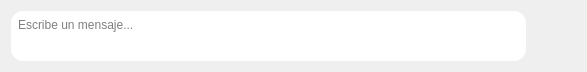
<?xml version="1.0" encoding="UTF-8"?>
<ui version="4.0">
 <class>MessageInput</class>
 <widget class="QWidget" name="MessageInput">
  <property name="geometry">
   <rect>
    <x>0</x>
    <y>0</y>
    <width>587</width>
    <height>70</height>
   </rect>
  </property>
  <property name="focusPolicy">
   <enum>Qt::ClickFocus</enum>
  </property>
  <property name="windowTitle">
   <string>Form</string>
  </property>
  <property name="styleSheet">
   <string notr="true"/>
  </property>
  <layout class="QVBoxLayout" name="verticalLayout">
   <item>
    <layout class="QHBoxLayout" name="horizontalLayout">
     <property name="spacing">
      <number>10</number>
     </property>
     <item>
      <widget class="QTextEdit" name="message">
       <property name="sizePolicy">
        <sizepolicy hsizetype="Minimum" vsizetype="Minimum">
         <horstretch>0</horstretch>
         <verstretch>1</verstretch>
        </sizepolicy>
       </property>
       <property name="minimumSize">
        <size>
         <width>100</width>
         <height>0</height>
        </size>
       </property>
       <property name="maximumSize">
        <size>
         <width>16777215</width>
         <height>50</height>
        </size>
       </property>
       <property name="font">
        <font>
         <family>Arial</family>
         <pointsize>9</pointsize>
        </font>
       </property>
       <property name="styleSheet">
        <string notr="true">QTextEdit {
	background: rgba(255, 255, 255, 255);
	border-radius: 12px;
	text-align: center;
	padding: 3px;
}</string>
       </property>
       <property name="tabChangesFocus">
        <bool>true</bool>
       </property>
       <property name="html">
        <string>&lt;!DOCTYPE HTML PUBLIC &quot;-//W3C//DTD HTML 4.0//EN&quot; &quot;http://www.w3.org/TR/REC-html40/strict.dtd&quot;&gt;
&lt;html&gt;&lt;head&gt;&lt;meta name=&quot;qrichtext&quot; content=&quot;1&quot; /&gt;&lt;style type=&quot;text/css&quot;&gt;
p, li { white-space: pre-wrap; }
&lt;/style&gt;&lt;/head&gt;&lt;body style=&quot; font-family:'Arial'; font-size:9pt; font-weight:400; font-style:normal;&quot;&gt;
&lt;p style=&quot;-qt-paragraph-type:empty; margin-top:0px; margin-bottom:0px; margin-left:0px; margin-right:0px; -qt-block-indent:0; text-indent:0px; font-family:'Arial';&quot;&gt;&lt;br /&gt;&lt;/p&gt;&lt;/body&gt;&lt;/html&gt;</string>
       </property>
       <property name="placeholderText">
        <string>Escribe un mensaje...</string>
       </property>
      </widget>
     </item>
     <item>
      <widget class="QPushButton" name="send_button">
       <property name="sizePolicy">
        <sizepolicy hsizetype="Fixed" vsizetype="Fixed">
         <horstretch>0</horstretch>
         <verstretch>0</verstretch>
        </sizepolicy>
       </property>
       <property name="minimumSize">
        <size>
         <width>35</width>
         <height>35</height>
        </size>
       </property>
       <property name="styleSheet">
        <string notr="true">:active {
	border-image:url(:/message_v3/assets/buttons/messages/v3/mic_normal.png) 0 0 0 0;
}

:closed {
	border-image: url(:/message_v3/assets/buttons/messages/v3/mic_normal.png) 0 0 0 0;
}
        
:hover {
	border-image: url(:/message_v3/assets/buttons/messages/v3/mic_hover.png) 0 0 0 0;
}
        
:pressed {
	border-image: url(:/message_v3/assets/buttons/messages/v3/mic_pressed.png) 0 0 0 0;
}
</string>
       </property>
       <property name="text">
        <string/>
       </property>
       <property name="checkable">
        <bool>false</bool>
       </property>
       <property name="flat">
        <bool>true</bool>
       </property>
      </widget>
     </item>
    </layout>
   </item>
  </layout>
 </widget>
 <resources>
  <include location="../resources/icons.qrc"/>
  <include location="../resources/buttons.qrc"/>
 </resources>
 <connections/>
</ui>
